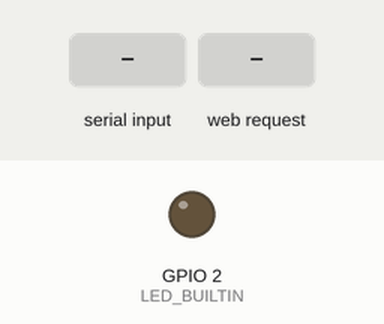
Recording of a program running on a simulated ESP8266 (NodeMCU). Shown: output pins drawn as LEDs (lit = HIGH, except the on-board LED, lit = LOW). The inputs (shaded band) are chosen by the test bench. WiFi joins after 1.5 s; servers stay silent unless stated; what the program prints to the serial monitor is not drawn.

Above: at 3.1 s.
3.2 s: "c/\n" received over Serial
At 4.0 s:
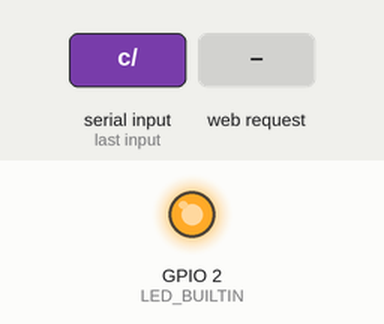
5.1 s: HTTP request GET /Gcode/ received
6.6 s: HTTP request GET /full received
8.1 s: HTTP request GET /empty received
Timing chart, 0 to 10.6 s (numbered marks = the images above; inputs shaded):
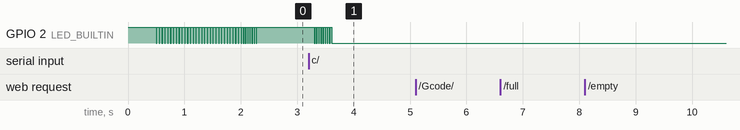

The program:

main.cpp
```cpp
#include <Arduino.h>

#define USE_TEENSY

#define Log
#ifdef Log
    #ifdef USE_TEENSY
        #define LogPrint(x)         \
        {                           \
            Serial.print("#");      \
            Serial.println(x);        \
        }
    #else
        #define LogPrint(x)         \
        {                           \
            Serial.print("#: ");      \
            Serial.println(x);        \
        }
    #endif
#else
    #define LogPrint(x)
#endif

#define LED_BUILTIN 2


#include <Gcode.h>

#include <ESP8266WiFi.h>
#include <indexhtml.h>
#include <webcomm.h>


void setup(){
    pinMode(LED_BUILTIN,OUTPUT);
    digitalWrite(LED_BUILTIN,HIGH);

    Serial.begin(115200);
    delay(500);
    LogPrint("\nHello World");


    WebCommSetup();
    for(byte i=0; i<8; i++){ digitalWrite(LED_BUILTIN,LOW); delay(13); digitalWrite(LED_BUILTIN,HIGH); delay(25); }


    #ifdef USE_TEENSY
    bool ready=false;
    while(!ready){
        if(Serial.available()){ if(Serial.read() == '\n'){ ready=true; }}
        else{Serial.print("READY");}
        digitalWrite(LED_BUILTIN,LOW); delay(4);
        digitalWrite(LED_BUILTIN,HIGH); delay(22);
    }
    while(Serial.available()){ Serial.read(); }  //flush serial buffer
    for(byte i=0; i<8; i++){ digitalWrite(LED_BUILTIN,LOW); delay(13); digitalWrite(LED_BUILTIN,HIGH); delay(25); }
    #endif


    LogPrint("Setup Done, IP address: "+WiFi.localIP().toString()); //usually its 192.168.1.59
    digitalWrite(LED_BUILTIN,LOW);
}


String serialIn = "";
//check for serial data
void CheckSerial(){
    while(Serial.available()){
        char c=Serial.read();
        if(c!='\n'){ serialIn+=c; }
        else{
            if(serialIn.indexOf("c/")>=0){
                CheckGcode(serialIn.substring(2));
            }
            else if(serialIn.indexOf("e/")>=0){
                ExecuteGcode(serialIn.substring(2));
            }
            else if(serialIn.indexOf("data/")>=0){
                //do whatever with serialIn.substring(5)
            }
            else if(serialIn.indexOf("full")>=0){
                TeensyBufferFull = true;
            }
            else if(serialIn.indexOf("empty")>=0){
                TeensyBufferFull = false;
            }

            serialIn="";
        }
    }
}


void loop() {

    CheckSerial();

    CheckClients();

    delay(1);
}
```

Gcode.h
```cpp
//gcode buffers management
#define GcodeBuffersSize 10
String GcodeExecute[GcodeBuffersSize];  //confirmed by the teensy, in line for execution
byte GcodeExecuteHead = 0;
byte GcodeExecuteTail = 0;
String GcodeExecuted[GcodeBuffersSize];  //codes that have been executed
//byte GcodeExecutedHead = 0;   //not needed
byte GcodeExecutedTail = 0;

//gbuffer on the teensy
bool TeensyBufferFull = false;


void CheckGcode(String g){
    GcodeExecute[GcodeExecuteTail]=g;  //push the code to the execute buffer
    GcodeExecuteTail = (GcodeExecuteTail+1)%GcodeBuffersSize;
}
void ExecuteGcode(String g){
    //go through the Gexecute buffer, if find the code (which should be there) erase it and shift the other codes along with the array head
    for(byte i=0; i<GcodeBuffersSize; i++){
        if(GcodeExecute[(GcodeExecuteHead+i)%GcodeBuffersSize].equals(g)){
            for(byte j=i; j>0; j--){
                GcodeExecute[(GcodeExecuteHead+j)%GcodeBuffersSize] = GcodeExecute[(GcodeExecuteHead+j-1)%GcodeBuffersSize];
            }
            GcodeExecuteHead = (GcodeExecuteHead+1)%GcodeBuffersSize;
            break;
        }
    }


    GcodeExecuted[GcodeExecutedTail]=g;  //push the code to the executed buffer
    GcodeExecutedTail = (GcodeExecutedTail+1)%GcodeBuffersSize;
}
```

indexhtml.h
```cpp
String indexHTML =
R"(
<!DOCTYPE html>
<html>
    <head>
        <title>M1B1 Web Page</title>
        <style>
            * {font-size: 100%;;}
            button {margin: 0.3em;}
            #joystickContainer button {width:5em; height:5em; background-image:contain;}
            .myBox {padding:0.5em;border:0.2em solid #444444; margin:0.2em;}

        </style>
    </head>

    <body style="margin:0.5%;">
        <div style="display:inline-block;vertical-align:top;margin:0">
            <div class="myBox">
                <h3>Controls:</h3>
                <div style="display:inline-block">
                    <input type="text" id="CustomGcode" placeholder="custom Gcode" style="display:block;width:7em;height:2em;margin:0.4em">
                    <button id="StandButton" style="display:block;width:5em;height:2em;margin:0.4em">Stand</button>
                    <button id= "SitButton" style="display:block;width:5em;height:2em;margin:0.4em">Sit</button>
                    <button id="StopButton" style="display:block;width:5em;height:2em;margin:0.4em">Stop</button>
                </div>
                <div style="display:inline-block;vertical-align:top;margin-left:2em">
                    <select id="ControlMode" style="height:2em;display: inline-block;">
                        <option value="1">Indefinite</option>
                        <option value="0">Incremental</option>
                    </select>
                    <p id="ControlModeUnit" style="margin-left:1em;display: inline-block;">Speed[mm/s]:</p>
                    <input type="text" id="ControlModeInput" value="10" style="height:2em;width:4em;display: inline-block;">
                    <div style="display:flex;flex-direction:column;" id="joystickContainer">
                        <div style="display:flex">
                            <button id="CW">CW</button>
                            <button id="FORW">forw</button>
                            <button id="RUNFORW">FORW</button>
                        </div>
                        <div style="display:flex">
                            <button id="LEFT">left</button>
                            <button id="nothing" style="visibility:hidden;"></button>
                            <button id="RIGHT">right</button>
                        </div>
                        <div style="display:flex">
                            <button id="CCW">CCW</button>
                            <button id="BACK">back</button>
                            <button id="RUNBACK">BACK</button>
                        </div>
                    </div>
                </div>
            </div>
            <div class="myBox">
                <h3>Display:</h3>
                <div><h5>X position:</h5><p id="Xpos">50.4</p></div>
                <button id="DisplayUpdate">update</button>
            </div>
        </div>
        <div class="myBox" style="display:inline-block;vertical-align:top;">
            <h3>Gcode Buffer:</h3>
            <div id="GcodeExecute">
            </div>

            <h3>Last Gcodes executed:</h3>
            <div id="GcodeExecuted">
            </div>
            <br>
            <button id="GcodeUpdate">update</button>
        </div>
    </body>


    <script>
        var MCU_IP_ADDRESS = ""

        function httpGet(addr,res){
            var xmlHttp = new XMLHttpRequest()
            xmlHttp.open( "GET", addr)
            xmlHttp.send( null )
            xmlHttp.onload = ()=>{
                if (xmlHttp.status == 200) {  res(xmlHttp.response)  }
                else{  alert(`Error ${xmlHttp.status}: ${xmlHttp.statusText}`)  }
            }
        }

        var GcodeExecute = document.getElementById("GcodeExecute")
        var GcodeExecuted = document.getElementById("GcodeExecuted")


        var RUNFORW = document.getElementById("RUNFORW")
        var RUNBACK = document.getElementById("RUNBACK")

        var gcodeinput = document.getElementById("CustomGcode")
        gcodeinput.addEventListener("keyup",(e)=>{if(e.keyCode===13){  httpGet("Gcode/"+gcodeinput.value,(res)=>{ console.log(res)})  }})
        document.getElementById("StandButton").addEventListener("click",()=>{  httpGet("Gcode/ST_1",console.log)  })
        document.getElementById("SitButton").addEventListener("click",()=>{  httpGet("Gcode/ST_0",console.log) })
        document.getElementById("StopButton").addEventListener("click",()=>{  httpGet("Gcode/CC_0",console.log) })

        var controlmode = document.getElementById("ControlMode")
        var controlmodeinput = document.getElementById("ControlModeInput")
        controlmode.addEventListener("input",(e)=>{
            document.getElementById("ControlModeUnit").innerHTML = (controlmode.value == "0")?"Step[mm]:":"Speed[mm/s]:"
            RUNFORW.style.cssText = "opacity:"+((controlmode.value == "0")?"0.5":"1")+";pointer-events:"+((controlmode.value == "0")?"none":"auto")
            RUNBACK.style.cssText = "opacity:"+((controlmode.value == "0")?"0.5":"1")+";pointer-events:"+((controlmode.value == "0")?"none":"auto")
        })

        document.getElementById("FORW").addEventListener("click",()=>{  httpGet("Gcode/"+((controlmode.value == "0")?"Ws_0_":"Wi_0_")+controlmodeinput.value,console.log)  })
        document.getElementById("BACK").addEventListener("click",()=>{  httpGet("Gcode/"+((controlmode.value == "0")?"Ws_0_-":"Wi_0_-")+controlmodeinput.value,console.log)  })
        document.getElementById("RIGHT").addEventListener("click",()=>{  httpGet("Gcode/"+((controlmode.value == "0")?"Ws_1_":"Wi_1_")+controlmodeinput.value,console.log)  })
        document.getElementById("LEFT").addEventListener("click",()=>{  httpGet("Gcode/"+((controlmode.value == "0")?"Ws_1_-":"Wi_1_-")+controlmodeinput.value,console.log)  })

        RUNFORW.addEventListener("click",()=>{  httpGet("Gcode/Ri_"+controlmodeinput.value,console.log)  })
        RUNBACK.addEventListener("click",()=>{  httpGet("Gcode/Ri_-"+controlmodeinput.value,console.log)  })

        document.getElementById("CW").addEventListener("click",()=>{  httpGet("Gcode/"+((controlmode.value == "0")?"Ts_":"Ti_")+controlmodeinput.value,console.log)  })
        document.getElementById("CCW").addEventListener("click",()=>{  httpGet("Gcode/"+((controlmode.value == "0")?"Ts_-":"Ti_-")+controlmodeinput.value,console.log)  })

        document.getElementById("DisplayUpdate").addEventListener("click",()=>{  httpGet("DisplayUpdate",console.log)  })

        document.getElementById("GcodeUpdate").addEventListener("click",GcodeUpdate)
        function GcodeUpdate(){  httpGet("GcodeUpdate",(res)=>{
            GcodeExecute.innerHTML=""
            GcodeExecuted.innerHTML=""

            var foundsemi=false
            var code=""
            for(var i=0; i<res.length; i++){
                if(!foundsemi){
                    if(res[i]!=";"){
                        if(res[i]!=","){ code+=res[i] }
                        else{ GcodeExecute.innerHTML+="<p>"+code+"</p>"; code="" }
                    }else{
                        foundsemi=true
                    }
                }else{
                    if(res[i]!=","){ code+=res[i] }
                    else{ GcodeExecuted.innerHTML+="<p>"+code+"</p>"; code="" }
                }
            }

            console.log("Updated Gcode buffers")
        })}

        setInterval(GcodeUpdate,500);


    </script>
</html>
  )";
```

webcomm.h
```cpp
String wifiName = "Sunrise_2.4GHz_232A19";
String wifiPassword = "2jqf22tpVqt5";
WiFiServer server(80);  // Set web server port number to 80
WiFiClient client;

// variables used during client requests
String header="";
String response="";
// timeout timer during client request
const uint32_t timeoutTime =  2000;
uint32_t timeoutBegin = 0;


void WebCommSetup(){


    LogPrint("Connecting");
    WiFi.begin(wifiName,wifiPassword);
    while (WiFi.status() != WL_CONNECTED){
        digitalWrite(LED_BUILTIN,LOW);
        delay(10);
        digitalWrite(LED_BUILTIN,HIGH);
        delay(40);
    }
    server.begin();

    //insert the ip address in the html file, so that the client will know the ip of the esp
    String s = "var MCU_IP_ADDRESS = ";
    int n = indexHTML.indexOf(s)+s.length();                           //index before the first doublequote
    String t = indexHTML.substring(0,n+1) + WiFi.localIP().toString(); //from 0 to the first doublequote, plus the ip
    indexHTML = t + indexHTML.substring(n+1);    // plus from the second doublequote to the end

}


//check clients and handle their ge requests
void CheckClients(){
  client = server.available();     // Listen for incoming clients

  if (client) {                  // if new client connects
    timeoutBegin = millis();
    while (client.connected() && millis()-timeoutBegin<timeoutTime){
      if (client.available()) {    // if there's bytes to read from the client
        char c = client.read();
        if (c != '\n'){ header += c; }
        else{                      // if the byte is a newline character
            digitalWrite(LED_BUILTIN,HIGH);

            int n = header.indexOf("/Gcode/");
            if(n>=0){
                String gcode = header.substring(n+7,header.indexOf(" ",n));
                if(!TeensyBufferFull){
                    LogPrint("client/processed Gcode: "+gcode);
                    response = "ESP/Processed Gcode: "+gcode;
                    Serial.println(gcode);
                }else{
                    response = "ESP/TeensyBufferFull, didn't process gcode";
                    LogPrint("client/TeensyBufferFull, didn't process gcode");
                }
            }
            else if(header.indexOf("/DisplayUpdate")>=0){
                response = "ESP/Display response";
            }
            else if(header.indexOf("/GcodeUpdate")>=0){
                //send gcode buffers, Gexecute [tail...head], Gexecuted [tail.........]
                byte i=GcodeExecuteTail;
                while(i!=GcodeExecuteHead){
                    i=(i+GcodeBuffersSize-1)%GcodeBuffersSize;
                    response+=GcodeExecute[i]+",";
                }
                response+=";";
                i=GcodeExecutedTail;
                while(i!=(GcodeExecutedTail+1)%GcodeBuffersSize){
                    i=(i+GcodeBuffersSize-1)%GcodeBuffersSize;
                    response+=GcodeExecuted[i]+",";
                }
            }
            else if(header.indexOf("GET / HTTP/1.1")>=0){
                response = indexHTML;
                LogPrint("client/ requested page");
            }
            else{
                response = "ESP/ address not found: "+header;
                LogPrint("client/ address not found: "+header);
            }


            //compile headers and body of response
            client.println("HTTP/1.1 200 OK");
            client.println("Content-type:text/html");
            client.println("Content-length:"+String(response.length()));
            client.println("Connection: close");
            client.println();
            client.println(response);
            client.println();
            response = "";

            digitalWrite(LED_BUILTIN,LOW);
            break;
        }
      }
    }
    //client disconnected or timeout or responded successfully
    header = "";
    client.stop();
  }
}
```

Measured:
- after the input at 3.2 s, GPIO 2 (LED_BUILTIN): alternates HIGH for 0.03 s and LOW for 0.01 s, 17 changes in all, then stays LOW, starting after 0.10 s
